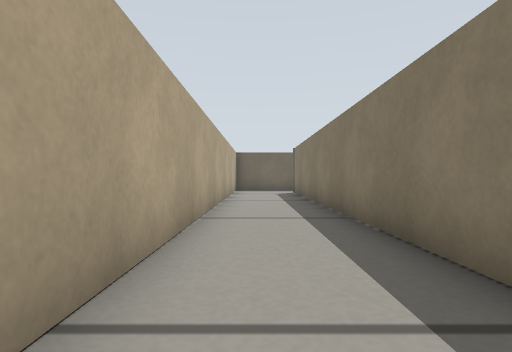
[1] (above)

19 first-person views from a walk through a Gazebo world. The camera is 0.19 m above the floor, looks level and sees 80° across. The floor is counted in squares, 0.25 m on a side. Each view is taken from the middle of a square. On the plan, view 1 faces up. The plan holds only what a view shows up to about 10 squares ahead; the rest is blank.

[2]
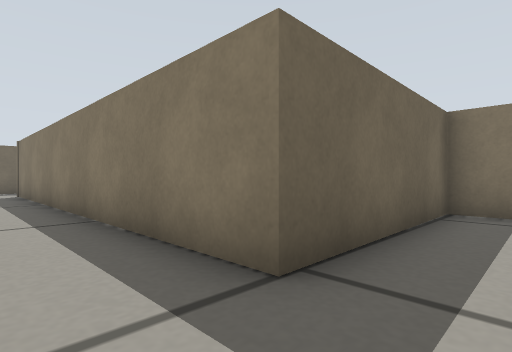

[3]
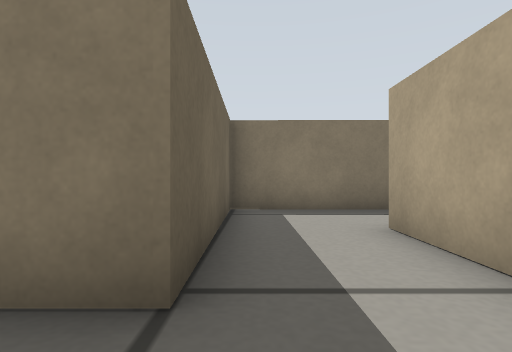

[4]
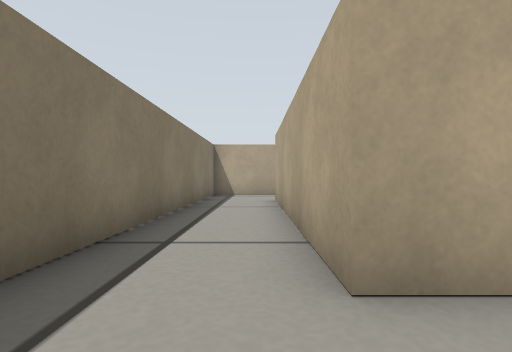

[5]
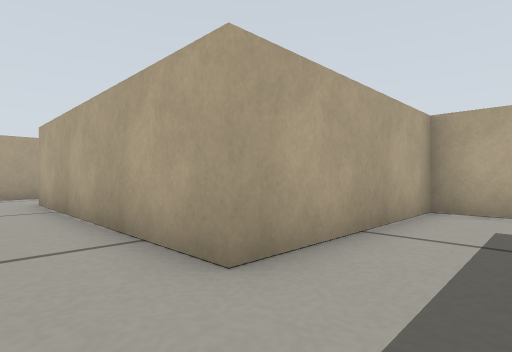

[6]
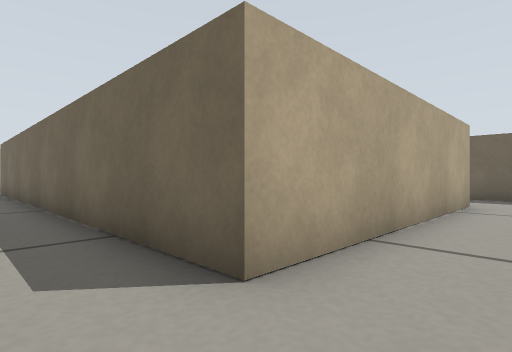

[7]
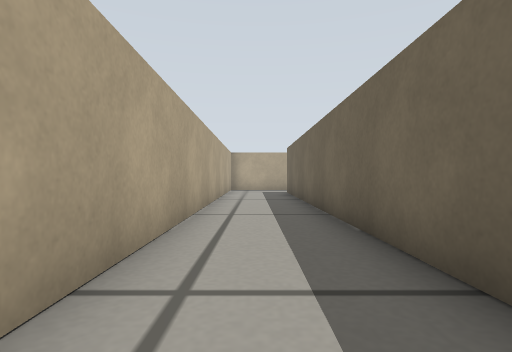

[8]
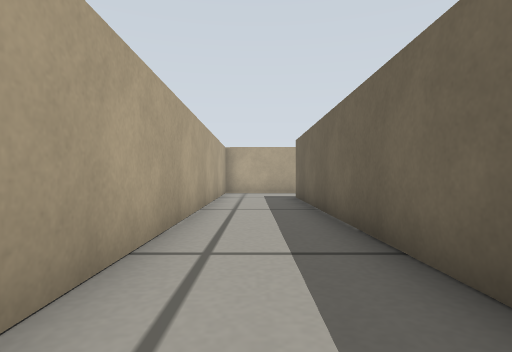

[9]
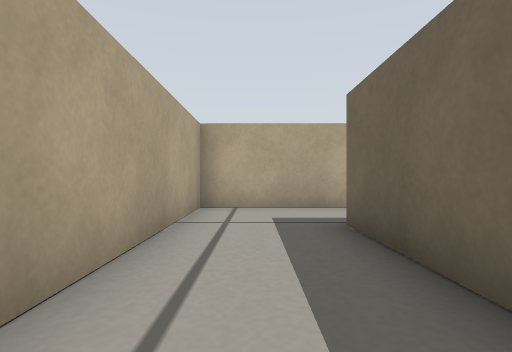

[10]
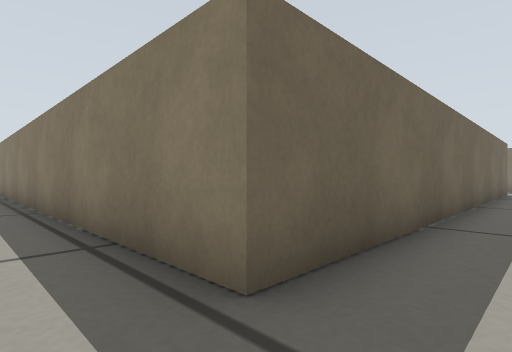

[11]
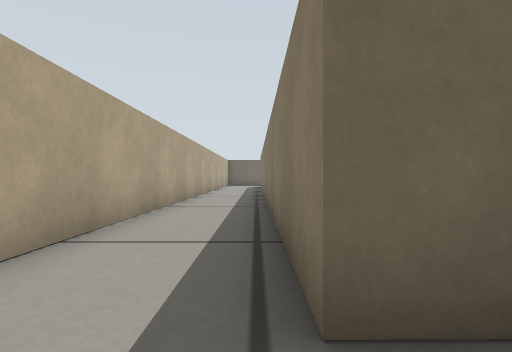

[12]
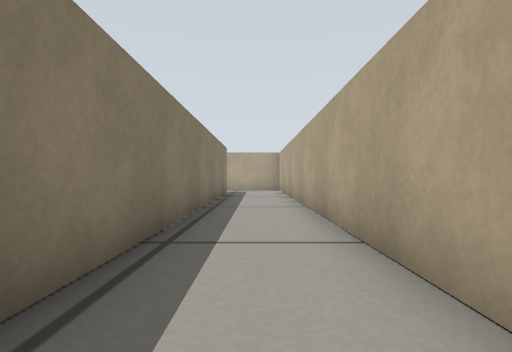

[13]
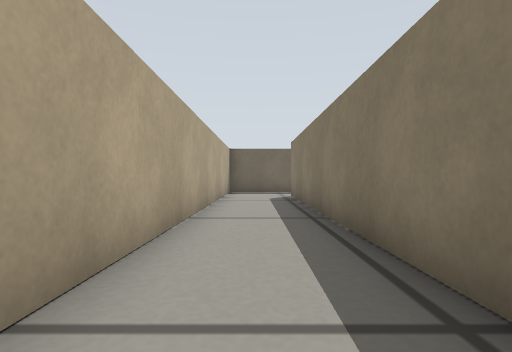

[14]
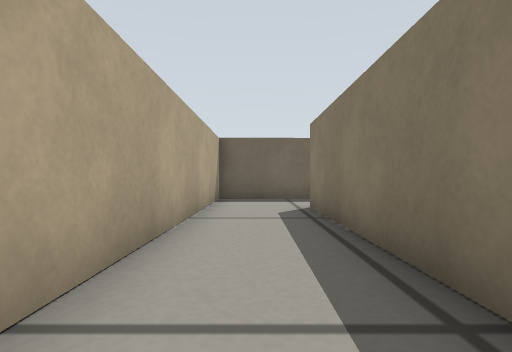

[15]
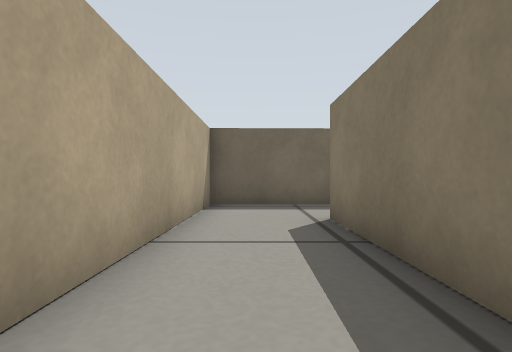

[16]
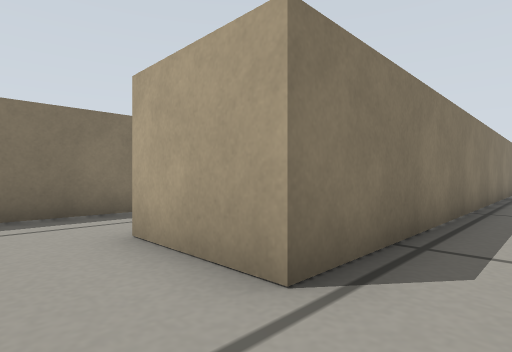

[17]
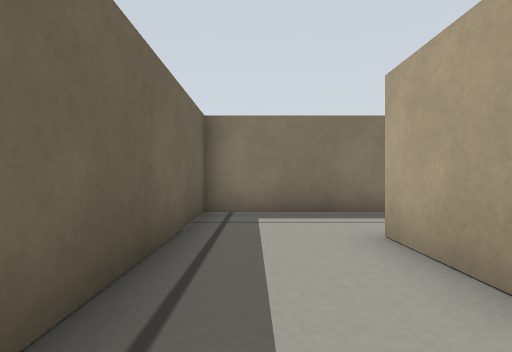

[18]
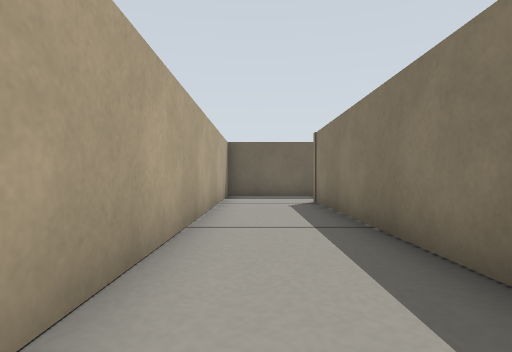

[19]
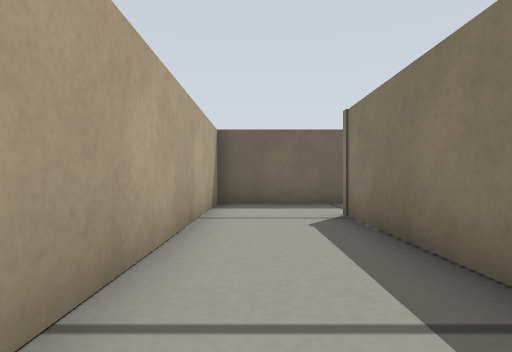

### Floor plan
Ten units are one square. View 1 is at (0, 0); x grows to the right and y downward. Boxes are objects, and circles mark ways between rooms. Rooms are numbered by the first view taken in them; rooms with no view inside come last. Other rooms are left out.
<svg viewBox="-128 -167 202 285">
<path fill="none" stroke="#000" d="M67 89 69 -16 17 -15 17 -139M24 -162 -10 -162 -10 9 44 9 44 85 -97 86 -97 -114M-122 -115 -123 113 50 112M-97 -114 -71 -114M-47 -114 -47 -141 -122 -140 -122 -115"/>
<circle cx="-110" cy="-120" r="3" fill="#2a7"/>
<text x="0" y="0">1</text>
<text x="-90" y="-130">2</text>
</svg>
Room 1 opens to room 2.

Where each view was taken, in squares from view 1:
view 1: 0 up, 0 right, facing up
view 2: 0 up, 0 right, facing up-right
view 3: 1 up, 0 right, facing right
view 4: 1 up, 5 right, facing down
view 5: 1 up, 6 right, facing down-left
view 6: 10 down, 6 right, facing up-left
view 7: 10 down, 4 right, facing left
view 8: 10 down, 1 right, facing left
view 9: 10 down, 5 left, facing left
view 10: 10 down, 11 left, facing up-right
view 11: 10 down, 10 left, facing up
view 12: 5 up, 11 left, facing down
view 13: 0 up, 11 left, facing up
view 14: 4 up, 11 left, facing up
view 15: 6 up, 11 left, facing up
view 16: 13 up, 11 left, facing down-right
view 17: 13 up, 11 left, facing right
view 18: 5 up, 0 right, facing up
view 19: 8 up, 0 right, facing up
